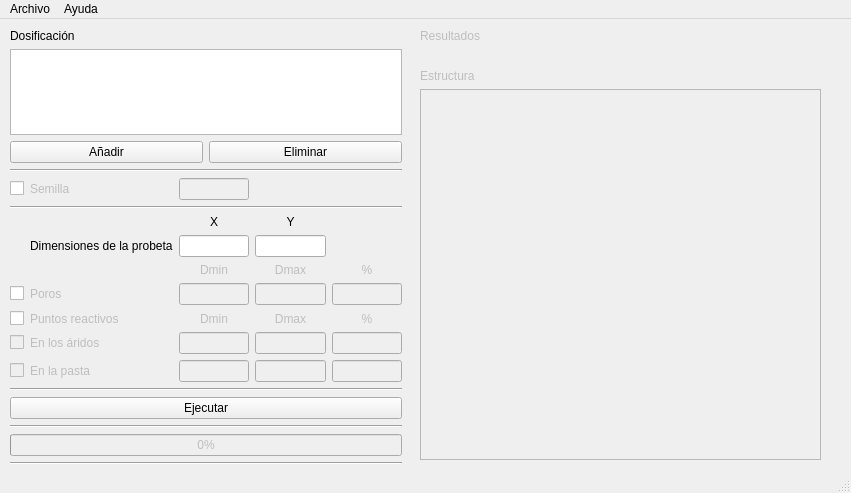
<?xml version="1.0" encoding="UTF-8"?>
<ui version="4.0">
 <class>MainWindow</class>
 <widget class="QMainWindow" name="MainWindow">
  <property name="geometry">
   <rect>
    <x>0</x>
    <y>0</y>
    <width>851</width>
    <height>493</height>
   </rect>
  </property>
  <property name="windowTitle">
   <string>Meso2D_02</string>
  </property>
  <widget class="QWidget" name="centralwidget">
   <widget class="QWidget" name="verticalLayoutWidget">
    <property name="geometry">
     <rect>
      <x>420</x>
      <y>10</y>
      <width>401</width>
      <height>431</height>
     </rect>
    </property>
    <layout class="QVBoxLayout" name="verticalLayout_2">
     <item>
      <widget class="QLabel" name="lb_resultados">
       <property name="enabled">
        <bool>false</bool>
       </property>
       <property name="text">
        <string>Resultados</string>
       </property>
      </widget>
     </item>
     <item>
      <widget class="QLabel" name="label_2">
       <property name="enabled">
        <bool>false</bool>
       </property>
       <property name="text">
        <string/>
       </property>
      </widget>
     </item>
     <item>
      <widget class="QLabel" name="lb_estructura">
       <property name="enabled">
        <bool>false</bool>
       </property>
       <property name="text">
        <string>Estructura</string>
       </property>
      </widget>
     </item>
     <item>
      <widget class="QGraphicsView" name="gv_visor">
       <property name="enabled">
        <bool>false</bool>
       </property>
      </widget>
     </item>
    </layout>
   </widget>
   <widget class="QWidget" name="layoutWidget">
    <property name="geometry">
     <rect>
      <x>10</x>
      <y>10</y>
      <width>392</width>
      <height>436</height>
     </rect>
    </property>
    <layout class="QGridLayout" name="gridLayout_2">
     <item row="7" column="0">
      <widget class="Line" name="line">
       <property name="orientation">
        <enum>Qt::Horizontal</enum>
       </property>
      </widget>
     </item>
     <item row="8" column="0">
      <layout class="QGridLayout" name="gridLayout">
       <item row="2" column="3">
        <widget class="QLabel" name="lb_y">
         <property name="text">
          <string>Y</string>
         </property>
         <property name="alignment">
          <set>Qt::AlignCenter</set>
         </property>
        </widget>
       </item>
       <item row="2" column="2">
        <widget class="QLabel" name="lb_x">
         <property name="text">
          <string>X</string>
         </property>
         <property name="alignment">
          <set>Qt::AlignCenter</set>
         </property>
        </widget>
       </item>
       <item row="7" column="0">
        <widget class="QCheckBox" name="cb_poros">
         <property name="text">
          <string/>
         </property>
        </widget>
       </item>
       <item row="3" column="2">
        <widget class="QLineEdit" name="le_x"/>
       </item>
       <item row="3" column="3">
        <widget class="QLineEdit" name="le_y"/>
       </item>
       <item row="7" column="3">
        <widget class="QLineEdit" name="le_dmax">
         <property name="enabled">
          <bool>false</bool>
         </property>
        </widget>
       </item>
       <item row="3" column="1">
        <widget class="QLabel" name="lb_dimensiones">
         <property name="text">
          <string>Dimensiones de la probeta</string>
         </property>
        </widget>
       </item>
       <item row="7" column="4">
        <widget class="QLineEdit" name="le_Pporos">
         <property name="enabled">
          <bool>false</bool>
         </property>
        </widget>
       </item>
       <item row="7" column="2">
        <widget class="QLineEdit" name="le_dmin">
         <property name="enabled">
          <bool>false</bool>
         </property>
        </widget>
       </item>
       <item row="1" column="0" colspan="5">
        <widget class="Line" name="line_5">
         <property name="orientation">
          <enum>Qt::Horizontal</enum>
         </property>
        </widget>
       </item>
       <item row="0" column="0">
        <widget class="QCheckBox" name="cb_semilla">
         <property name="text">
          <string/>
         </property>
        </widget>
       </item>
       <item row="0" column="2">
        <widget class="QLineEdit" name="le_semilla">
         <property name="enabled">
          <bool>false</bool>
         </property>
        </widget>
       </item>
       <item row="0" column="1">
        <widget class="QLabel" name="lb_semilla">
         <property name="enabled">
          <bool>false</bool>
         </property>
         <property name="text">
          <string>Semilla</string>
         </property>
        </widget>
       </item>
       <item row="11" column="4">
        <widget class="QLineEdit" name="le_Pptos_pasta">
         <property name="enabled">
          <bool>false</bool>
         </property>
        </widget>
       </item>
       <item row="11" column="2">
        <widget class="QLineEdit" name="le_dmin_ptos_pasta">
         <property name="enabled">
          <bool>false</bool>
         </property>
        </widget>
       </item>
       <item row="11" column="1">
        <widget class="QLabel" name="lb_puntos_pasta">
         <property name="enabled">
          <bool>false</bool>
         </property>
         <property name="text">
          <string>En la pasta</string>
         </property>
        </widget>
       </item>
       <item row="11" column="3">
        <widget class="QLineEdit" name="le_dmax_ptos_pasta">
         <property name="enabled">
          <bool>false</bool>
         </property>
        </widget>
       </item>
       <item row="9" column="3">
        <widget class="QLabel" name="lb_dmax_ptos">
         <property name="enabled">
          <bool>false</bool>
         </property>
         <property name="text">
          <string>Dmax</string>
         </property>
         <property name="alignment">
          <set>Qt::AlignCenter</set>
         </property>
        </widget>
       </item>
       <item row="9" column="1">
        <widget class="QLabel" name="lb_puntos">
         <property name="enabled">
          <bool>false</bool>
         </property>
         <property name="text">
          <string>Puntos reactivos</string>
         </property>
        </widget>
       </item>
       <item row="6" column="2">
        <widget class="QLabel" name="lb_dmin">
         <property name="enabled">
          <bool>false</bool>
         </property>
         <property name="text">
          <string>Dmin</string>
         </property>
         <property name="alignment">
          <set>Qt::AlignCenter</set>
         </property>
        </widget>
       </item>
       <item row="9" column="2">
        <widget class="QLabel" name="lb_dmin_ptos">
         <property name="enabled">
          <bool>false</bool>
         </property>
         <property name="text">
          <string>Dmin</string>
         </property>
         <property name="alignment">
          <set>Qt::AlignCenter</set>
         </property>
        </widget>
       </item>
       <item row="9" column="4">
        <widget class="QLabel" name="lb_Pptos">
         <property name="enabled">
          <bool>false</bool>
         </property>
         <property name="text">
          <string>%</string>
         </property>
         <property name="alignment">
          <set>Qt::AlignCenter</set>
         </property>
        </widget>
       </item>
       <item row="11" column="0">
        <widget class="QCheckBox" name="cb_puntos_pasta">
         <property name="enabled">
          <bool>false</bool>
         </property>
         <property name="text">
          <string/>
         </property>
        </widget>
       </item>
       <item row="10" column="4">
        <widget class="QLineEdit" name="le_Pptos_aridos">
         <property name="enabled">
          <bool>false</bool>
         </property>
        </widget>
       </item>
       <item row="10" column="3">
        <widget class="QLineEdit" name="le_dmax_ptos_aridos">
         <property name="enabled">
          <bool>false</bool>
         </property>
        </widget>
       </item>
       <item row="10" column="0">
        <widget class="QCheckBox" name="cb_puntos_aridos">
         <property name="enabled">
          <bool>false</bool>
         </property>
         <property name="text">
          <string/>
         </property>
        </widget>
       </item>
       <item row="10" column="2">
        <widget class="QLineEdit" name="le_dmin_ptos_aridos">
         <property name="enabled">
          <bool>false</bool>
         </property>
        </widget>
       </item>
       <item row="6" column="3">
        <widget class="QLabel" name="lb_dmax">
         <property name="enabled">
          <bool>false</bool>
         </property>
         <property name="text">
          <string>Dmax</string>
         </property>
         <property name="alignment">
          <set>Qt::AlignCenter</set>
         </property>
        </widget>
       </item>
       <item row="10" column="1">
        <widget class="QLabel" name="lb_puntos_aridos">
         <property name="enabled">
          <bool>false</bool>
         </property>
         <property name="text">
          <string>En los áridos</string>
         </property>
        </widget>
       </item>
       <item row="6" column="4">
        <widget class="QLabel" name="lb_Pporos">
         <property name="enabled">
          <bool>false</bool>
         </property>
         <property name="text">
          <string>%</string>
         </property>
         <property name="alignment">
          <set>Qt::AlignCenter</set>
         </property>
        </widget>
       </item>
       <item row="7" column="1">
        <widget class="QLabel" name="lb_poros">
         <property name="enabled">
          <bool>false</bool>
         </property>
         <property name="text">
          <string>Poros</string>
         </property>
        </widget>
       </item>
       <item row="9" column="0">
        <widget class="QCheckBox" name="cb_puntos">
         <property name="text">
          <string/>
         </property>
        </widget>
       </item>
      </layout>
     </item>
     <item row="13" column="0">
      <widget class="Line" name="line_4">
       <property name="orientation">
        <enum>Qt::Horizontal</enum>
       </property>
      </widget>
     </item>
     <item row="11" column="0">
      <widget class="Line" name="line_3">
       <property name="orientation">
        <enum>Qt::Horizontal</enum>
       </property>
      </widget>
     </item>
     <item row="12" column="0">
      <widget class="QProgressBar" name="progressBar">
       <property name="enabled">
        <bool>false</bool>
       </property>
       <property name="value">
        <number>0</number>
       </property>
      </widget>
     </item>
     <item row="6" column="0">
      <layout class="QHBoxLayout" name="horizontalLayout">
       <item>
        <widget class="QPushButton" name="pb_anyadir">
         <property name="text">
          <string>Añadir</string>
         </property>
        </widget>
       </item>
       <item>
        <widget class="QPushButton" name="pb_eliminar">
         <property name="text">
          <string>Eliminar</string>
         </property>
        </widget>
       </item>
      </layout>
     </item>
     <item row="9" column="0">
      <widget class="Line" name="line_2">
       <property name="orientation">
        <enum>Qt::Horizontal</enum>
       </property>
      </widget>
     </item>
     <item row="10" column="0">
      <widget class="QPushButton" name="pb_ejecutar">
       <property name="text">
        <string>Ejecutar</string>
       </property>
      </widget>
     </item>
     <item row="4" column="0">
      <widget class="QLabel" name="lb_dosif">
       <property name="text">
        <string>Dosificación</string>
       </property>
      </widget>
     </item>
     <item row="5" column="0">
      <widget class="QTableWidget" name="tabla_dosif"/>
     </item>
    </layout>
   </widget>
  </widget>
  <widget class="QMenuBar" name="menubar">
   <property name="geometry">
    <rect>
     <x>0</x>
     <y>0</y>
     <width>851</width>
     <height>21</height>
    </rect>
   </property>
   <widget class="QMenu" name="menuArchivo">
    <property name="title">
     <string>Archivo</string>
    </property>
    <addaction name="a_Nuevo"/>
    <addaction name="a_Abrir"/>
    <addaction name="a_GuardarP"/>
    <addaction name="separator"/>
    <addaction name="a_GuardarI"/>
    <addaction name="a_Estructura"/>
    <addaction name="a_Informe"/>
    <addaction name="separator"/>
    <addaction name="a_Salir"/>
   </widget>
   <widget class="QMenu" name="menuAyuda">
    <property name="title">
     <string>Ayuda</string>
    </property>
    <addaction name="a_Tutorial"/>
    <addaction name="a_CargarE"/>
    <addaction name="a_Acerca"/>
   </widget>
   <addaction name="menuArchivo"/>
   <addaction name="menuAyuda"/>
  </widget>
  <widget class="QStatusBar" name="statusbar"/>
  <action name="a_Nuevo">
   <property name="enabled">
    <bool>true</bool>
   </property>
   <property name="text">
    <string>Nuevo Proyecto</string>
   </property>
  </action>
  <action name="a_Abrir">
   <property name="text">
    <string>Abrir Proyecto</string>
   </property>
  </action>
  <action name="a_GuardarP">
   <property name="enabled">
    <bool>true</bool>
   </property>
   <property name="text">
    <string>Guardar Proyecto</string>
   </property>
  </action>
  <action name="a_Informe">
   <property name="enabled">
    <bool>false</bool>
   </property>
   <property name="text">
    <string>Generar Informe</string>
   </property>
  </action>
  <action name="a_Salir">
   <property name="text">
    <string>Salir</string>
   </property>
  </action>
  <action name="a_Estructura">
   <property name="enabled">
    <bool>false</bool>
   </property>
   <property name="text">
    <string>Guardar Estructura</string>
   </property>
  </action>
  <action name="a_Dosif">
   <property name="enabled">
    <bool>false</bool>
   </property>
   <property name="text">
    <string>Dosificación</string>
   </property>
  </action>
  <action name="a_Tutorial">
   <property name="text">
    <string>Tutorial</string>
   </property>
  </action>
  <action name="a_Acerca">
   <property name="text">
    <string>Acerca de</string>
   </property>
  </action>
  <action name="a_Semilla">
   <property name="enabled">
    <bool>false</bool>
   </property>
   <property name="text">
    <string>Semilla</string>
   </property>
  </action>
  <action name="a_Ejecutar">
   <property name="enabled">
    <bool>false</bool>
   </property>
   <property name="text">
    <string>Ejecutar</string>
   </property>
  </action>
  <action name="a_GuardarI">
   <property name="enabled">
    <bool>false</bool>
   </property>
   <property name="text">
    <string>Guardar Imagen</string>
   </property>
  </action>
  <action name="a_CargarE">
   <property name="text">
    <string>Cargar Ejemplo</string>
   </property>
  </action>
 </widget>
 <resources/>
 <connections/>
</ui>
